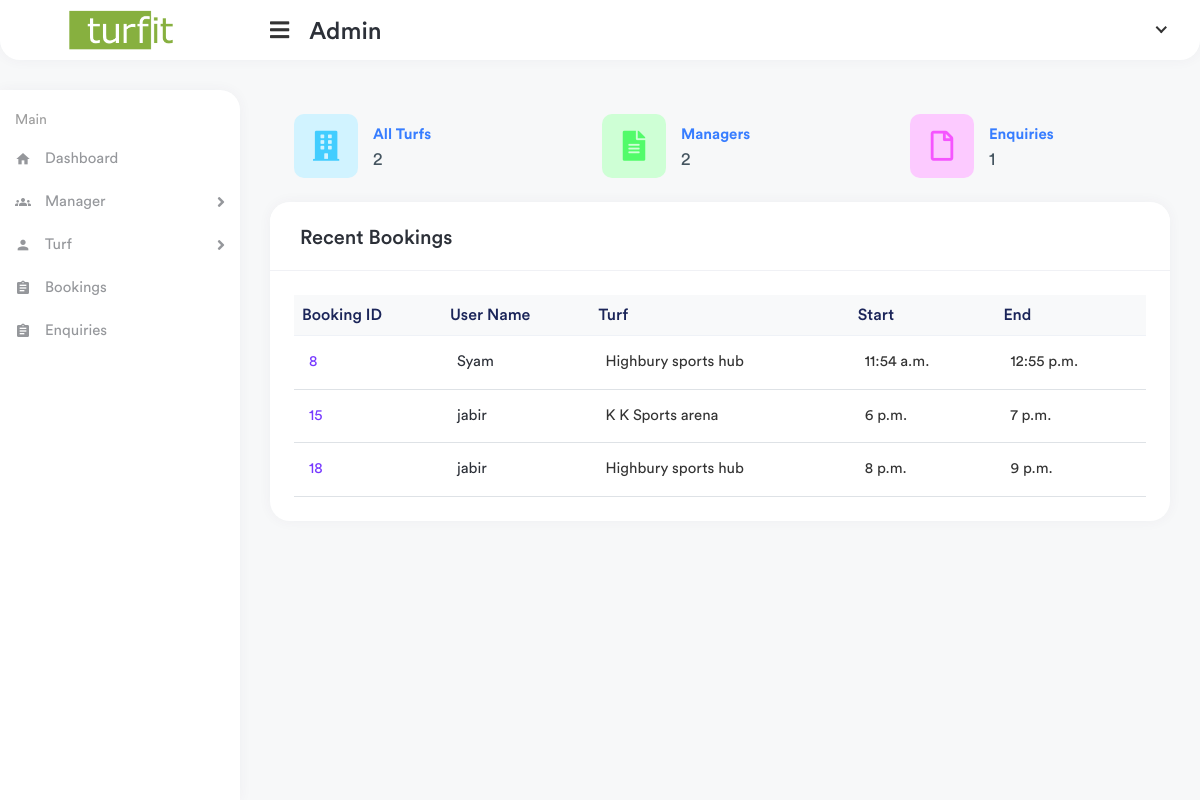
The page /app1/home on the database its author committed.
### manager/models.py (models this page shows, shortened)
class TimeSlot(models.Model):
    turf = models.ForeignKey(Turf,on_delete=models.CASCADE,null=True)
    manager = models.ForeignKey(TurfManager,on_delete=models.CASCADE,null=True)
    start_time = models.TimeField()
    end_time = models.TimeField()
    is_booked = models.BooleanField(default=True)
    status = models.IntegerField(default=0)
    turf_user = models.ForeignKey(TurfUser,on_delete=models.CASCADE,null=True)
    price = models.CharField(max_length=100)
    date_for_book = models.DateField()

class Turf(models.Model):
    manager = models.ForeignKey(TurfManager, on_delete=models.CASCADE, null=True)
    turf_name = models.CharField(max_length=100)
    turf_place = models.CharField(max_length=100)
    phone = models.CharField(max_length=100)
    turf_image = models.ImageField( upload_to="image/testimagemodel/")

### website/models.py (models this page shows, shortened)
class TurfUser(models.Model):
    user = models.OneToOneField(User,on_delete=models.CASCADE)
    name = models.CharField(max_length=100)
    phone = models.CharField(max_length=100)
    email = models.EmailField()

### app1/views.py (the view)
# urls.py: path('home',views.home,name="home"),
def home(request):
    bookings = TimeSlot.objects.filter(status=1).all()
    all_turfs = Turf.objects.filter().count()
    all_managers = TurfManager.objects.filter().count()
    all_enquiries = Contact.objects.filter().count()
    context = {
        'bookings' : bookings,
        'all_turfs' : all_turfs,
        'all_managers' : all_managers,
        'all_enquiries' : all_enquiries
    }
    return render(request,'app1/index.html',context)

### templates/app1/index.html (shortened to what this page needs)
{% extends 'app1/partials/base.html' %}
{% load static %}
{% block content %}
        <div class="page-wrapper">
            <div class="content container-fluid">
                <div class="row">
                    <div class="col-xl-4 col-sm-6 col-12">
                        <div class="card1">
                            <a href=""><div class="card-body">
                                <div class="dash-widget-header">
                                    <span class="dash-widget-icon bg-2">
                                        <i class="fa fa-building"></i>
                                    </span>
                                    <div class="dash-count">
                                        <div class="dash-title"><a href="{% url 'main_admin:view_turf' %}">All Turfs</a></div>
                                        <div class="dash-counts">
                                            <p>{{all_turfs}}</p>
                                        </div>
                                    </div>
                                </div>
                            </div></a>
                        </div>
                    </div>
                    <div class="col-xl-4 col-sm-6 col-12">
                        <div class="card2">
                            <a href=""><div class="card-body">
                                <div class="dash-widget-header">
                                    <span class="dash-widget-icon bg-3">
                                        <i class="fas fa-file-alt"></i>
                                    </span>
                                    <div class="dash-count">
                                        <div class="dash-title"><a href="{% url 'main_admin:view_manager' %}">Managers</a></div>
                                        <div class="dash-counts">
                                            <p>{{all_managers}}</p>
                                        </div>
                                    </div>
                                </div>
                                </div></a>
                        </div>
                    </div>
                    <div class="col-xl-4 col-sm-6 col-12">
                        <div class="card3">
                            <a href=""><div class="card-body">
                                <div class="dash-widget-header">
                                    <span class="dash-widget-icon bg-4">
                                        <i class="far fa-file"></i>
                                    </span>
                                    <div class="dash-count">
                                        <div class="dash-title"><a href="{% url 'main_admin:enquiries' %}">Enquiries</a></div>
                                        <div class="dash-counts">
                                            <p>{{all_enquiries}}</p>
                                        </div>
                                    </div>
                                </div>
                               </div></a>
                        </div>
                    </div>
                </div>
                <div class="row">
                    <div class="col-md-12 col-sm-12">
                        <div class="card">
                            <div class="card-header">
                                <div class="row">
                                    <div class="col">
                                        <h5 class="card-title">Recent Bookings</h5>
                                    </div>
                                </div>
                            </div>
                            <div class="card-body">
                                <div class="table-responsive">
                                    <table class="table table-stripped table-hover datatable">
                                        <thead class="thead-light">
                                            <tr>
                                                <th>Booking ID</th>
                                                <th>User Name</th>
                                                <th>Turf</th>
                                                <th>Start</th>
                                                <th>End</th>
                                            </tr>
                                        </thead>
                                        <tbody>
                                            {% for book in bookings %}
                                            <tr>
                                                <td  > <a href="#" class="invoice-link">{{ book.id }}</a> </td>
                                                <td>
                                                    <h2 class="table-avatar">
                                                        {{ book.turf_user.name }}
                                                    </h2>
                                                </td>
                                                <td>{{ book.turf.turf_name }}</td>
                                                <td>{{ book.start_time }}</td>
                                                <td>{{ book.end_time }}</td>
                                            </tr>
                                            {% endfor %}
                                        </tbody>
                                    </table>
                                </div>
                            </div>
                        </div>
                    </div>
                </div>
            </div>
        </div>
   {% endblock %}

### rows shown on the page
TimeSlot: id "8", turf_user.name "Syam", turf.turf_name "Highbury sports hub", start_time "11:54 a.m.", end_time "12:55 p.m."
TimeSlot: id "15", turf_user.name "jabir", turf.turf_name "K K Sports arena", start_time "6 p.m.", end_time "7 p.m."
TimeSlot: id "18", turf_user.name "jabir", turf.turf_name "Highbury sports hub", start_time "8 p.m.", end_time "9 p.m."

### other values the page prints
{{ all_turfs }} "2"
{{ all_managers }} "2"
{{ all_enquiries }} "1"
